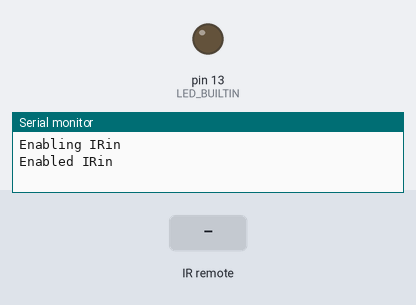
A sketch run on a simulated Arduino Uno, built with avr-gcc and run on an emulated ATmega328P. Parts: output pins drawn as LEDs (lit = HIGH), the last lines printed to the serial monitor. The inputs (shaded band) are chosen by the test bench.

Above: at 1.2 s.
1.3 s: infrared code 0xF7C03F received
At 2.0 s:
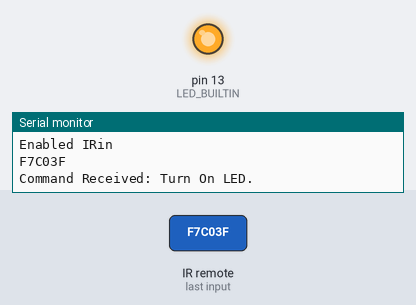
2.8 s: infrared code 0x4AB0F7B6 received
At 3.2 s:
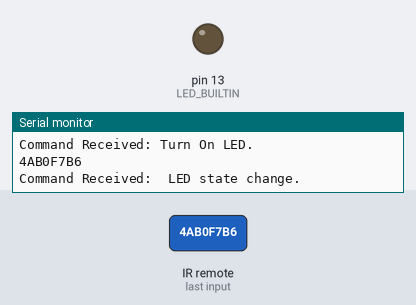
Timing chart, 0 to 5.8 s (numbered marks = the images above; inputs shaded):
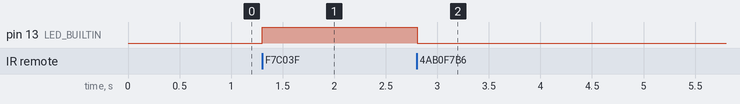

The sketch:

IR_receiver.ino
```cpp
#include <IRremote.h>
#define  RECV_PIN 11

IRrecv irrecv(RECV_PIN);   // 红外遥控初始化
decode_results results;   // 储存接收到的红外遥控信息

bool kgled = true;

void setup()
{
  pinMode(LED_BUILTIN, OUTPUT);
  digitalWrite(LED_BUILTIN, LOW);
  Serial.begin(9600);
  Serial.println("Enabling IRin");
  irrecv.enableIRIn();     // 启动红外接收
  Serial.println("Enabled IRin");
}

void loop() {
  /*
  decode()库函数用于判断红外接收器所接收到的红外信号是否可以被解析。
  如可以成功解析，则返回非零数值。并将解析结果存储于results中。
  如无法成功解析，则返回零。

  每一次解析完成，都需要调用resume()函数从而让Arduino开始准备接收下一个红外
  遥控指令。
  */


  if (irrecv.decode(&results)) {
    Serial.println(results.value, HEX);  // results.value为红外遥控信号的具体数值

    if(results.value == 0xF7C03F) //如果控制信息数值为F7C03F
    {
        Serial.println("Command Received: Turn On LED.");
        digitalWrite(LED_BUILTIN, HIGH);
    }

    if(results.value == 0x4AB0F7B6) //如果控制信息数值为F740BF
    {
        Serial.println("Command Received:  LED state change.");
        kgled = !kgled;
        digitalWrite(LED_BUILTIN, kgled);
    }

    irrecv.resume(); // 恢复接收下一个红外遥控信号
  }
  delay(100);
}
```

Measured:
- after the input at 1.3 s, pin 13 (LED_BUILTIN): LOW → HIGH at once
- after the input at 2.8 s, pin 13 (LED_BUILTIN): HIGH → LOW at once
